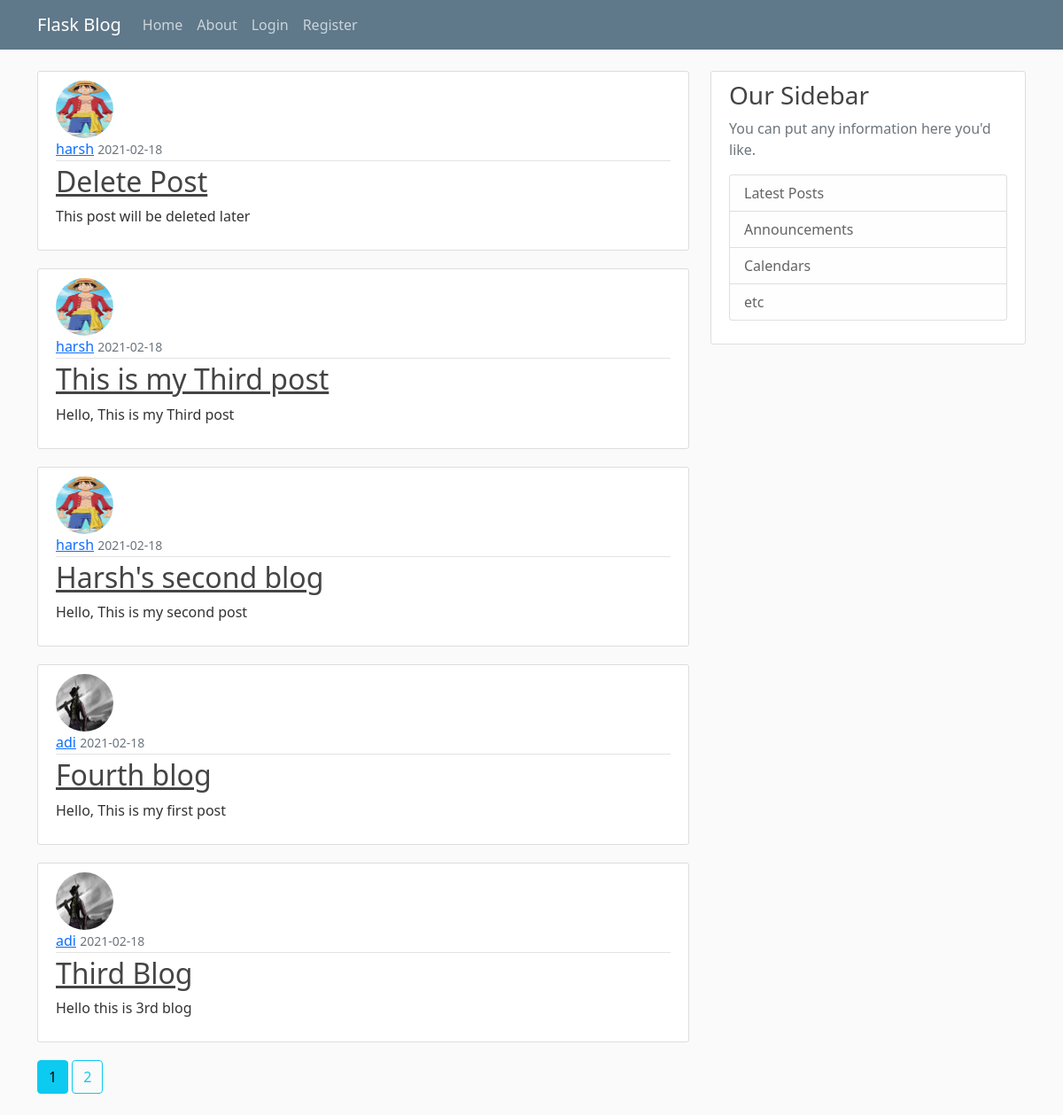
The page /home on the database its author committed.
### flaskblog/models.py (models this page shows, shortened)
class Post(db.Model):
    id = db.Column(db.Integer, primary_key=True)
    title = db.Column(db.String(100), nullable=False)
    date_posted = db.Column(db.DateTime, nullable=False, default=datetime.utcnow)
    content = db.Column(db.Text, nullable=False)
    user_id = db.Column(db.Integer, db.ForeignKey('user.id'), nullable=False)

class User(db.Model, UserMixin):
    id = db.Column(db.Integer, primary_key=True)
    username = db.Column(db.String(20), unique=True, nullable=False)
    email = db.Column(db.String(120), unique=True, nullable=False)
    image_file = db.Column(db.String(20), nullable=False, default='default.jpg')
    password = db.Column(db.String(60), nullable=False)
    posts = db.relationship('Post', backref='author', lazy=True)

### flaskblog/routes.py (the view)
@app.route("/")
@app.route("/home")
def home():
    page = request.args.get('page', 1, type=int)
    posts = Post.query.order_by(Post.date_posted.desc()).paginate(page=page, per_page = 5)
    return render_template('home.html', posts=posts)

### flaskblog/templates/home.html
{% extends 'layout.html' %}
{% block content %}
{% for post in posts.items %}
    <article class="media content-section">
        <img class="rounded-circle article-img" src="{{url_for('static', filename= 'profile_pics/' + post.author.image_file)}}" alt="">
        <div class="media-body">
        <div class="article-metadata">
            <a class="mr-2" href="{{ url_for('user_posts', username=post.author.username) }}">{{ post.author.username }}</a>
            <small class="text-muted">{{ post.date_posted.strftime('%Y-%m-%d') }}</small>
        </div>
        <h2><a class="article-title" href="{{ url_for('post', post_id=post.id) }}">{{ post.title }}</a></h2>
        <p class="article-content">{{ post.content }}</p>
        </div>
    </article>
{% endfor %}
{% for page_num in posts.iter_pages(left_edge=1, right_edge=1, left_current=1, right_current=2) %}
    {% if page_num %}
        {% if posts.page == page_num %}
            <a class="btn btn-info mb-4"  href="{{ url_for('home', page=page_num) }}">{{ page_num }}</a>
        {% else %}
            <a class="btn btn-outline-info mb-4"  href="{{ url_for('home', page=page_num) }}">{{ page_num }}</a>
        {% endif %}
    {% else %}
        ...
    {% endif %}
{% endfor %}
{% endblock content %}

### flaskblog/templates/layout.html (shortened to what this page needs)
<!DOCTYPE html>
<html lang='en'>
    <head>
        <link href="https://cdn.jsdelivr.net/npm/bootstrap@5.0.0-beta2/dist/css/bootstrap.min.css" rel="stylesheet">
        <link rel = "stylesheet" type="text/css" href="{{ url_for('static', filename='main.css') }}">
    </head>
    <body>
        <header class="site-header">
            <nav class="navbar navbar-expand-md navbar-dark bg-steel fixed-top">
                <div class="container">
                    <a class="navbar-brand mr-4" href="/">Flask Blog</a>
                <div class="collapse navbar-collapse" id="navbarToggle">
                    <div class="navbar-nav mr-auto">
                        <a class="nav-item nav-link" href="{{ url_for('home') }}">Home</a>
                        <a class="nav-item nav-link" href="{{ url_for('about') }}">About</a>
                    </div>
                    <div class="navbar-nav">
                        {% if current_user.is_authenticated %}
                            <a class="nav-item nav-link" href="{{ url_for('new_post') }}">New Post</a>
                            <a class="nav-item nav-link" href="{{ url_for('account') }}">Account</a>
                            <a class="nav-item nav-link" href="{{ url_for('logout') }}">Logout</a>
                        {% else %}
                            <a class="nav-item nav-link" href="{{ url_for('login') }}">Login</a>
                            <a class="nav-item nav-link" href="{{ url_for('register') }}">Register</a>
                        {% endif %}
                    </div>
                </div>
              </div>
            </nav>
        </header>
                <main role="main" class="container">
                    <div class="row">
                    <div class="col-md-8">
                        {% block content %}{% endblock %}
                    </div>
                    <div class="col-md-4">
                        <div class="content-section">
                        <h3>Our Sidebar</h3>
                        <p class='text-muted'>You can put any information here you'd like.
                            <ul class="list-group">
                            <li class="list-group-item list-group-item-light">Latest Posts</li>
                            <li class="list-group-item list-group-item-light">Announcements</li>
                            <li class="list-group-item list-group-item-light">Calendars</li>
                            <li class="list-group-item list-group-item-light">etc</li>
                            </ul>
                        </p>
                        </div>
                    </div>
                    </div>
                </main>
    </body>
</html>

### flaskblog/static/main.css (style rules this page uses)
body { background: #fafafa; color: #333333; margin-top: 5rem; }
h1, h2, h3, h4, h5, h6 { color: #444444; }
.bg-steel { background-color: #5f788a; }
.site-header .navbar-nav .nav-link { color: #cbd5db; }
.content-section { background: #ffffff; padding: 10px 20px; border: 1px solid #dddddd; border-radius: 3px; margin-bottom: 20px; }
.article-title { color: #444444; }
.article-content { white-space: pre-line; }
.article-img { height: 65px; width: 65px; margin-right: 16px; }
.article-metadata { padding-bottom: 1px; margin-bottom: 4px; border-bottom: 1px solid #e3e3e3 }

### rows shown on the page
Post: image_file (picture), author.username "harsh", date_posted "2021-02-18", title "Delete Post", content "This post will be deleted later"
Post: image_file (picture), author.username "harsh", date_posted "2021-02-18", title "This is my Third post", content "Hello, This is my Third post"
Post: image_file (picture), author.username "harsh", date_posted "2021-02-18", title "Harsh's second blog", content "Hello, This is my second post"
Post: image_file (picture), author.username "adi", date_posted "2021-02-18", title "Fourth blog", content "Hello, This is my first post"
Post: image_file (picture), author.username "adi", date_posted "2021-02-18", title "Third Blog", content "Hello this is 3rd blog"

### other values the page prints
{{ page_num }} "1"
{{ page_num }} "2"
